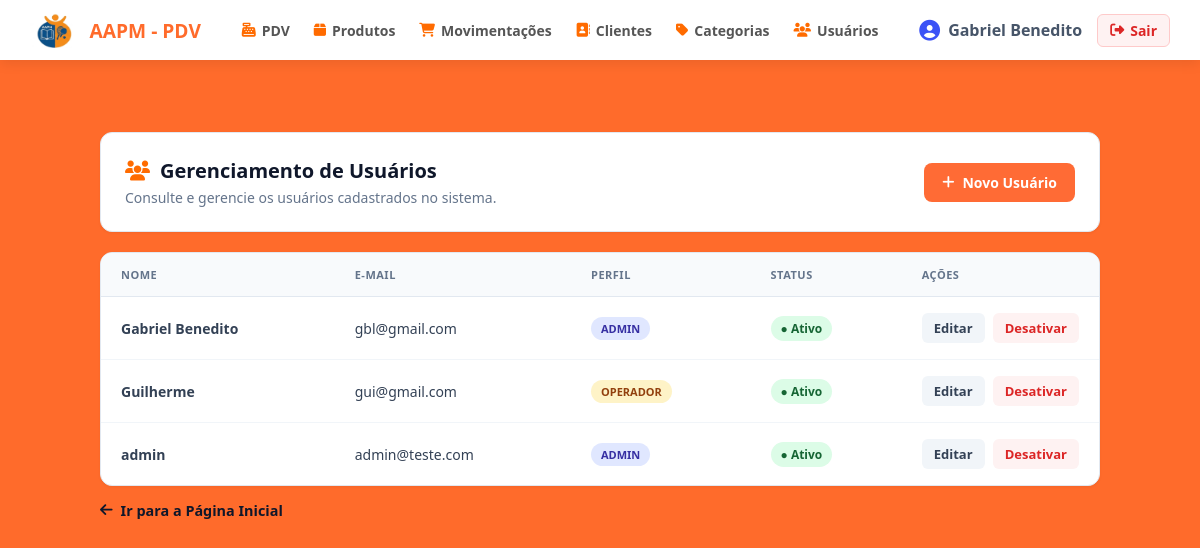
Before: /usuarios/ (signed in) with the older database file.
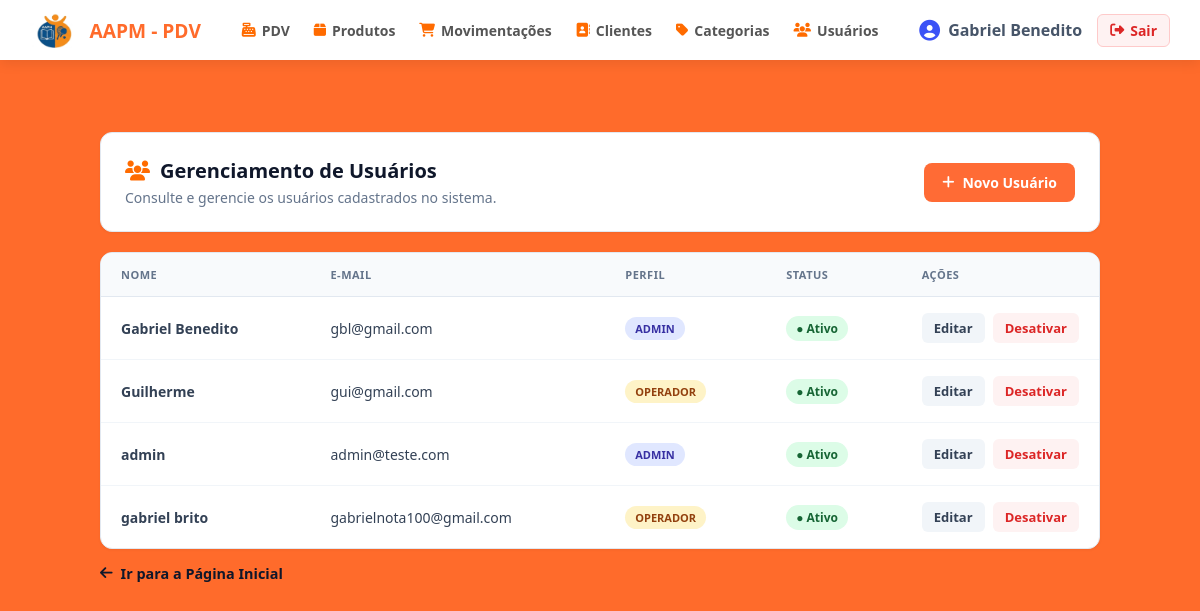
After: the same page with the newer database file.
### app/models/usuarios.py (models this page shows)
class Usuario(Base):
    __tablename__ = "usuarios"
    id = Column(Integer, primary_key=True, autoincrement=True)
    nome = Column(String(100), nullable=False)
    email = Column(String(150), unique=True, nullable=False)
    senha_hash = Column(String(255), nullable=False)
    role = Column(String(20), nullable=False, default="operador")
    ativo = Column(Boolean, default=True)
    criando_em = Column(DateTime, server_default=func.now())

### app/controllers/usuario_controller.py (the view)
@router.get("/")
def listar_usuarios(
    request: Request,
    db: Session = Depends(get_db),
    admin = Depends(get_admin)  # bloqueia quem não é admin
):
    usuarios = db.query(Usuario).order_by(Usuario.nome).all()
    return templates.TemplateResponse(
        request,
        "usuarios/index.html",
        {
            "request": request,
            "usuario": admin,   # dados de quem está logado (para navbar)
            "usuarios": usuarios  # lista para exibir na tabela
        }
    )

### app/templates/usuarios/index.html (shortened to what this page needs)
{% extends "base.html" %}
{% block content %}
<div class="page-container">
    <section class="page-card header-card">
        <div class="title-group">
            <h2><i class="fa-solid fa-users"></i> Gerenciamento de Usuários</h2>
            <p>Consulte e gerencie os usuários cadastrados no sistema.</p>
        </div>
        <a href="/usuarios/novo" class="btn-novo">
            <i class="fa-solid fa-plus"></i> Novo Usuário
        </a>
    </section>
    <div class="card-table">
        {% if usuarios %}
        <table class="data-table">
            <thead>
                <tr>
                    <th>Nome</th>
                    <th>E-mail</th>
                    <th>Perfil</th>
                    <th>Status</th>
                    <th style="width: 180px;">Ações</th>
                </tr>
            </thead>
            <tbody>
                {% for u in usuarios %}
                <tr>
                    <td style="font-weight: 600;">{{ u.nome }}</td>
                    <td>{{ u.email }}</td>
                    <td>
                        <span class="badge-role {% if u.role == 'admin' %}badge-admin{% else %}badge-operador{% endif %}">
                            {{ u.role }}
                        </span>
                    </td>
                    <td>
                        <span class="badge-status {% if u.ativo %}status-ativo{% else %}status-inativo{% endif %}">
                            {% if u.ativo %}● Ativo{% else %}○ Inativo{% endif %}
                        </span>
                    </td>
                    <td>
                        <div class="actions-cell">
                            <a href="/usuarios/{{ u.id }}/editar" class="btn-action btn-edit">Editar</a>
                            <form action="/usuarios/{{ u.id }}/toggle-ativo" method="post" style="display: inline;">
                                {% if u.ativo %}
                                    <button type="submit" class="btn-action btn-toggle-off" title="Desativar usuário">Desativar</button>
                                {% else %}
                                    <button type="submit" class="btn-action btn-toggle-on" title="Ativar usuário">Ativar</button>
                                {% endif %}
                            </form>
                        </div>
                    </td>
                </tr>
                {% endfor %}
            </tbody>
        </table>
        {% else %}
        <div class="empty-state">
            <p>Nenhum usuário cadastrado até o momento.</p>
        </div>
        {% endif %}
    </div>
    <a href="/pdv" class="back-link">
        <i class="fa-solid fa-arrow-left"></i> Ir para a Página Inicial
    </a>
</div>
{% endblock %}

### app/templates/base.html (shortened to what this page needs)
<!DOCTYPE html>
<html lang="pt-br">
<head>
    <link rel="stylesheet" href="https://cdnjs.cloudflare.com/ajax/libs/font-awesome/6.5.1/css/all.min.css">
    <link rel="stylesheet" href="{{ url_for('static', path='CSS/style.css') }}">
</head>
<body>
    <header class="app-header" style="display: flex; justify-content: space-between; align-items: center; padding: 0 30px; height: 60px;">
        <div class="header-brand">
            <img src="{{ url_for('static', path='IMG/logo.png') }}" alt="Logo AAPM" class="header-logo">
            <span>AAPM - PDV</span>
        </div>
        <nav style="display: flex; gap: 24px; align-items: center;">
            <a href="/pdv" style="text-decoration: none; color: #555; font-size: 14px; font-weight: 600; display: flex; align-items: center; gap: 6px;">
                <i class="fa-solid fa-cash-register" style="color: #ff6b00;"></i> PDV
            </a>
            <a href="/produtos" style="text-decoration: none; color: #555; font-size: 14px; font-weight: 600; display: flex; align-items: center; gap: 6px;">
                <i class="fa-solid fa-box" style="color: #ff6b00;"></i> Produtos
            </a>
            <a href="/movimentacoes" style="text-decoration: none; color: #555; font-size: 14px; font-weight: 600; display: flex; align-items: center; gap: 6px;">
                <i class="fa-solid fa-cart-shopping" style="color: #ff6b00;"></i> Movimentações
            </a>
            {% if usuario and (usuario.role == 'admin' or usuario.perfil == 'admin' or usuario.is_admin or usuario == 'admin' or (usuario is mapping and usuario.role == 'admin')) %}
            <a href="/clientes" style="text-decoration: none; color: #555; font-size: 14px; font-weight: 600; display: flex; align-items: center; gap: 6px;">
                <i class="fa-solid fa-address-book" style="color: #ff6b00;"></i> Clientes
            </a>
            <a href="/categorias" style="text-decoration: none; color: #555; font-size: 14px; font-weight: 600; display: flex; align-items: center; gap: 6px;">
                <i class="fa-solid fa-tag" style="color: #ff6b00;"></i> Categorias
            </a>
            <a href="/usuarios" style="text-decoration: none; color: #555; font-size: 14px; font-weight: 600; display: flex; align-items: center; gap: 6px;">
                <i class="fa-solid fa-users" style="color: #ff6b00;"></i> Usuários
            </a>
            {% endif %}
        </nav>
        <div style="display: flex; align-items: center; gap: 15px;">
            <div class="header-user">
                <i class="fa-solid fa-circle-user"></i>
                <span>{{ usuario.nome if usuario else 'Usuário' }}</span>
            </div>
            <a href="/auth/logout" style="text-decoration: none; color: #dc2626; font-size: 14px; font-weight: 600; display: flex; align-items: center; gap: 6px; padding: 6px 12px; border-radius: 6px; background-color: #fef2f2; border: 1px solid #fecaca;" title="Sair do sistema">
                <i class="fa-solid fa-right-from-bracket"></i> Sair
            </a>
        </div>
    </header>
    <main class="app-main">
        {% block content %}
        {% endblock %}
    </main>
</body>
</html>

Changed rows visible on the page:
added Usuario: nome "gabriel brito", email "gabrielnota100@gmail.com", role "OPERADOR", ativo "● Ativo"
